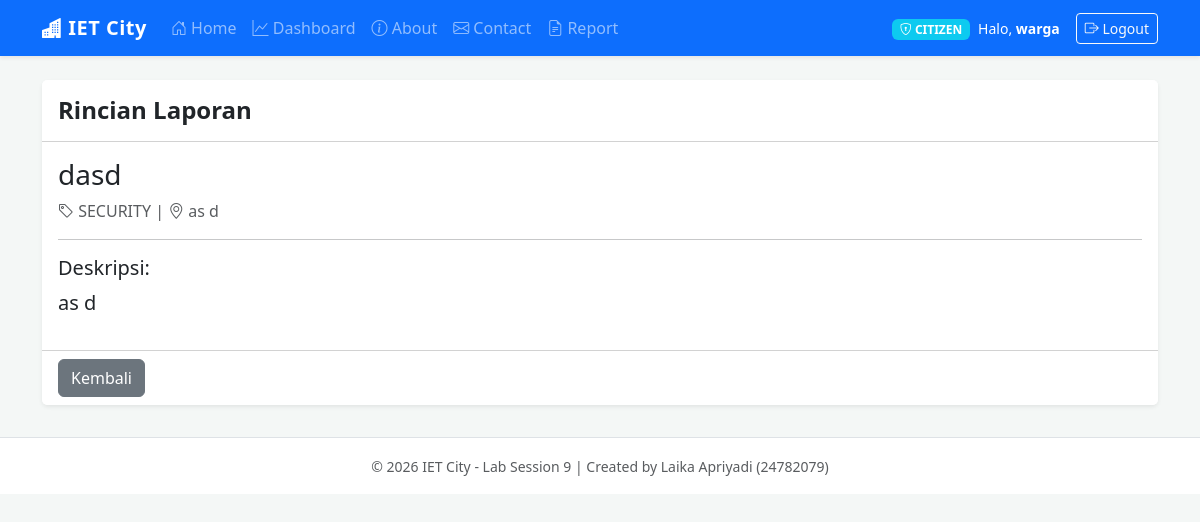
/report/13/ (signed in), run on the app's committed database.
### usermanagement_24782079/models.py (models this page shows, shortened)
class User(AbstractUser):
    is_admin = models.BooleanField(default=False)
    is_member = models.BooleanField(default=True)

### main_app/models.py (models this page shows)
class Report(models.Model):
    title = models.CharField(max_length=200)
    category = models.CharField(max_length=100)
    description = models.TextField()
    location = models.CharField(max_length=200)
    reporter = models.ForeignKey(
        settings.AUTH_USER_MODEL,
        on_delete=models.CASCADE,
        related_name='reports',
        null=True,
        blank=True
    )
    status = models.CharField(
        max_length=20,
        choices=STATUS_CHOICES,
        default='REPORTED'
    )
    created_at = models.DateTimeField(auto_now_add=True)
    updated_at = models.DateTimeField(auto_now=True)

### main_app/views.py (the view)
# urls.py: path('report/<int:pk>/', views.ReportDetailView.as_view(), name='report_detail'),
class ReportDetailView(LoginRequiredMixin, DetailView):
    model = Report
    template_name = 'main_app/report_detail.html'

### main_app/templates/main_app/report_detail.html
{% extends 'base.html' %}
{% block content %}
<div class="card shadow-sm border-0">
    <div class="card-header bg-white py-3">
        <h4 class="mb-0 fw-bold">Rincian Laporan</h4>
    </div>
    <div class="card-body">
        <h3>{{ object.title }}</h3>
        <p class="text-muted"><i class="bi bi-tag"></i> {{ object.category }} | <i class="bi bi-geo-alt"></i> {{ object.location }}</p>
        <hr>
        <h5>Deskripsi:</h5>
        <p class="lead">{{ object.description }}</p>
    </div>
    <div class="card-footer bg-white">
        <a href="{% url 'report_list' %}" class="btn btn-secondary">Kembali</a>
    </div>
</div>
{% endblock %}

### templates/base.html (shortened to what this page needs)
<!DOCTYPE html>
<html lang="id">
<head>
    <link href="https://cdn.jsdelivr.net/npm/bootstrap@5.3.0/dist/css/bootstrap.min.css" rel="stylesheet">
    <link rel="stylesheet" href="https://cdn.jsdelivr.net/npm/bootstrap-icons@1.11.0/font/bootstrap-icons.css">
</head>
<body>
    <nav class="navbar navbar-expand-lg navbar-dark bg-primary shadow-sm mb-4">
        <div class="container">
            <a class="navbar-brand" href="{% url 'home_page' %}">
                <i class="bi bi-buildings-fill"></i> IET City
            </a>
            <div class="collapse navbar-collapse" id="navbarNav">
                <ul class="navbar-nav me-auto">
                    {% if user.is_authenticated %}
                        <li class="nav-item">
                            <a class="nav-link {% if request.resolver_match.url_name == 'home_page' %}active{% endif %}" href="{% url 'home_page' %}">
                                <i class="bi bi-house-door"></i> Home
                            </a>
                        </li>
                        <li class="nav-item">
                            <a class="nav-link {% if 'dashboard' in request.path %}active{% endif %}" href="{% url 'dashboard_main' %}">
                                <i class="bi bi-graph-up"></i> Dashboard
                            </a>
                        </li>
                        <li class="nav-item">
                            <a class="nav-link {% if request.resolver_match.url_name == 'about' %}active{% endif %}" href="{% url 'about' %}">
                                <i class="bi bi-info-circle"></i> About
                            </a>
                        </li>
                        <li class="nav-item">
                            <a class="nav-link {% if request.resolver_match.url_name == 'contact' %}active{% endif %}" href="{% url 'contact' %}">
                                <i class="bi bi-envelope"></i> Contact
                            </a>
                        </li>
                        <li class="nav-item">
                            <a class="nav-link {% if request.resolver_match.url_name == 'report_list' %}active{% endif %}" href="{% url 'report_list' %}">
                                <i class="bi bi-file-earmark-text"></i> Report
                            </a>
                        </li>
                    {% endif %}
                </ul>
                <ul class="navbar-nav ms-auto align-items-center">
                    {% if user.is_authenticated %}
                        <li class="nav-item me-2">
                            <span class="badge {% if user.is_staff %}bg-warning text-dark{% else %}bg-info text-white{% endif %}">
                                <i class="bi bi-shield-lock"></i> {{ user.is_staff|yesno:"ADMIN,CITIZEN" }}
                            </span>
                        </li>
                        <li class="nav-item me-3">
                            <span class="text-white small">Halo, <strong>{{ user.username }}</strong></span>
                        </li>
                        <li class="nav-item">
                            <form action="{% url 'logout' %}" method="post" class="d-inline">
                                <button type="submit" class="btn btn-sm btn-outline-light">
                                    <i class="bi bi-box-arrow-right"></i> Logout
                                </button>
                            </form>
                        </li>
                    {% endif %}
                </ul>
            </div>
        </div>
    </nav>
    <div class="container">
        <main>
            {% block content %}
            {% endblock %}
        </main>
    </div>
    <footer class="text-center text-muted">
        <div class="container">
            <small>&copy; 2026 IET City - Lab Session 9 | Created by Laika Apriyadi (24782079)</small>
        </div>
    </footer>
</body>
</html>

### templates/base.html (style rules this page uses)
body { background-color: #f4f7f6; font-family: 'Segoe UI', Tahoma, Geneva, Verdana, sans-serif; min-height: 100vh; display: flex; flex-direction: column; }
.navbar-brand { font-weight: 800; letter-spacing: 0.5px; }
.nav-link { font-weight: 500; transition: 0.3s; }
main { flex: 1; }
footer { background: #fff; border-top: 1px solid #dee2e6; padding: 1rem 0; margin-top: 2rem; }

### data on the page
User: is_staff "CITIZEN", username "warga"
Report: title "dasd", category "SECURITY", location "as d", description "as d"
